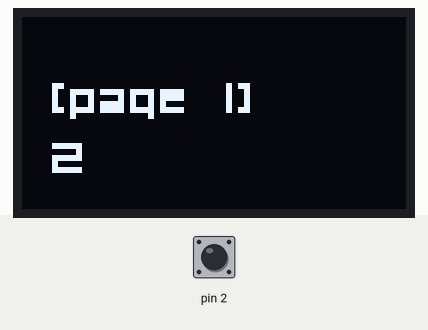
Simulated run of this sketch. Board: Teensy 4. Shown: 128×64 one-colour display. The test bench sets the inputs (shaded band); at power-on: pin 2 LOW. What the sketch prints to the serial monitor is not drawn.

Above: at 1.2 s.
1.3 s: pin 2 driven HIGH
4.0 s: pin 2 pulsed LOW 5 times (0.12 s each, 0.3 s apart)
At 5.1 s:
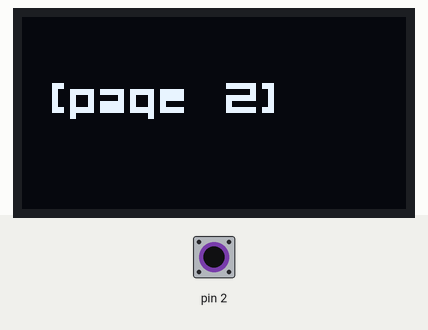
At 5.6 s:
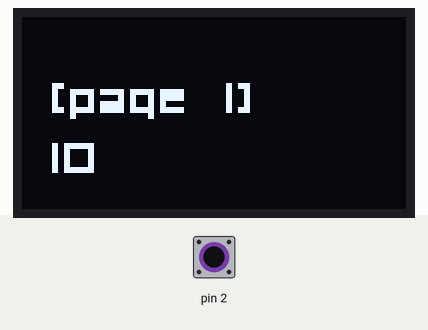
7.0 s: pin 2 pulsed LOW 2 times (0.12 s each, 0.3 s apart)
Timing chart, 0 to 10.0 s (numbered marks = the images above; inputs shaded):
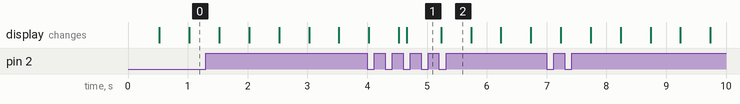

The sketch:

PageManager.ino
```cpp
#include "PageManager.h"
#include "Pages/IPage.h"

#include "Pages/Page1.h"
#include "Pages/Page2.h"

#include "./ButtonHandlers/PushButtonInput.h"

#include "display_wrapper.h"

IInputDevice *input;

PageManager pageManager;
Page1 page1;
Page2 page2;

void setup()
{
  Serial.begin(9600);
  Serial.println("Ready");

  input = new PushButtonInput(2);

  g_init_display();

  pageManager.registerPage(&page1);
  pageManager.registerPage(&page2);
}

void loop()
{
  input->update();

  if (input->hasEvent())
  {
    switch (input->getEvent())
    {
    case InputEvent::Click:
      Serial.println("Click");
      break;

    case InputEvent::DoubleClick:
      Serial.println("Double Click");
      pageManager.nextPage();
      break;

    case InputEvent::LongPress:
      Serial.println("Long Press");
      break;

    default:
      break;
    }
  }

  pageManager.run();
}
```

IInputDevice.h
```cpp
#pragma once

#include "InputEvent.h"

class IInputDevice
{
public:
    virtual void update() = 0;

    virtual bool hasEvent() = 0;

    virtual InputEvent getEvent() = 0;

    virtual ~IInputDevice() {}
};
```

InputEvent.h
```cpp
#pragma once

enum class InputEvent
{
    None,

    Click,
    DoubleClick,
    LongPress,

    RotateLeft,
    RotateRight
};
```

PushButtonInput.h
```cpp
#pragma once

#include <Arduino.h>

#include "IInputDevice.h"
#include "../helpers/IntervalTimer.h"

class PushButtonInput : public IInputDevice
{
private:
  uint8_t pin;

  bool currentState;
  bool lastState;

  bool waitingSecondClick;
  bool longPressTriggered;

  unsigned long pressStartTime;
  unsigned long firstClickTime;

  InputEvent pendingEvent;

  IntervalTimer debounceTimer;

  static const unsigned long LONG_PRESS_MS = 1000;
  static const unsigned long DOUBLE_CLICK_MS = 300;

public:
  PushButtonInput(uint8_t buttonPin)
      : pin(buttonPin),
        debounceTimer(50)
  {
    pinMode(pin, INPUT);

    currentState = digitalRead(pin);
    lastState = currentState;

    waitingSecondClick = false;
    longPressTriggered = false;

    pressStartTime = 0;
    firstClickTime = 0;

    pendingEvent = InputEvent::None;
  }

  void update() override
  {
    if (!debounceTimer.ready())
      return;

    currentState = digitalRead(pin);

    // Pressed
    if (lastState == LOW && currentState == HIGH)
    {
      pressStartTime = millis();
      longPressTriggered = false;
    }

    // Long press
    if (currentState == HIGH &&
        !longPressTriggered &&
        millis() - pressStartTime >= LONG_PRESS_MS)
    {
      pendingEvent = InputEvent::LongPress;

      longPressTriggered = true;
      waitingSecondClick = false;
    }

    // Released
    if (lastState == HIGH && currentState == LOW)
    {
      if (!longPressTriggered)
      {
        if (!waitingSecondClick)
        {
          waitingSecondClick = true;
          firstClickTime = millis();
        }
        else if (millis() - firstClickTime <= DOUBLE_CLICK_MS)
        {
          pendingEvent = InputEvent::DoubleClick;
          waitingSecondClick = false;
        }
      }
    }

    // Single click timeout
    if (waitingSecondClick &&
        millis() - firstClickTime > DOUBLE_CLICK_MS)
    {
      pendingEvent = InputEvent::Click;
      waitingSecondClick = false;
    }

    lastState = currentState;
  }

  bool hasEvent() override
  {
    return pendingEvent != InputEvent::None;
  }

  InputEvent getEvent() override
  {
    InputEvent event = pendingEvent;
    pendingEvent = InputEvent::None;
    return event;
  }
};
```

PageManager.h
```cpp
#pragma once

#include <Arduino.h>

#include "Pages/IPage.h"

class PageManager
{
private:
  static const uint8_t MAX_PAGES = 10;

  IPage *pages[MAX_PAGES];
  uint8_t pageCount;
  uint8_t currentPage;

public:
  PageManager()
  {
    pageCount = 0;
    currentPage = 0;
  }

  bool registerPage(IPage *page)
  {
    if (pageCount >= MAX_PAGES)
    {
      return false;
    }

    pages[pageCount] = page;
    pageCount++;

    return true;
  }

  void nextPage()
  {
    if (pageCount == 0)
    {
      return;
    }

    currentPage++;

    if (currentPage >= pageCount)
    {
      currentPage = 0;
    }
  }

  void run()
  {
    if (pageCount == 0)
    {
      return;
    }

    pages[currentPage]->run();
  }

  uint8_t getCurrentPage()
  {
    return currentPage;
  }

  uint8_t getPageCount()
  {
    return pageCount;
  }

  void setPage(uint8_t index)
  {
    if (index < pageCount)
    {
      currentPage = index;
    }
  }
};
```

IPage.h
```cpp
#pragma once

class IPage
{
  public:
    virtual void run(void) = 0;
    virtual ~IPage() {};
};
```

Page1.h
```cpp
#pragma once

#include <Arduino.h>

#include "./IPage.h"
#include "../helpers/IntervalTimer.h"
#include "../display_wrapper.h"

class Page1 : public IPage
{
private:
  bool printed;
  uint8_t counter;

  IntervalTimer counterTimer;

public:
  Page1(void)
      : counterTimer(500)
  {
    printed = false;
    counter = 0;
  }

  void run(void)
  {
    if (!printed)
    {
      Serial.println("[page1] hellow there only once...");
      printed = true;
    }

    if (counterTimer.ready())
    {
      addCounter();

      g_clear_display();

      g_show_text(10, 30, "[page 1]");
      g_show_number(10, 50, counter);

      g_update_display();
    }
  }

  void addCounter()
  {
    counter++;
    Serial.print("[page1] counter: ");
    Serial.println(counter);
  }

  void stop()
  {
    counterTimer.stop();
  }

  void start()
  {
    counterTimer.start();
  }
};
```

Page2.h
```cpp
#pragma once

#include <Arduino.h>

#include "./IPage.h"
#include "../helpers/IntervalTimer.h"
#include "../display_wrapper.h"

class Page2 : public IPage
{
private:
  IntervalTimer counterTimer;

public:
  Page2(void)
      : counterTimer(500)
  {
  }

  void run(void)
  {

    if (counterTimer.ready())
    {

      g_clear_display();

      g_show_text(10, 30, "[page 2]");

      g_update_display();
    }
  }
};
```

display_wrapper.h
```cpp
#ifndef DISPLAY_WRAPPER_H
#define DISPLAY_WRAPPER_H

#include "config.h"

// ====================================================================================
// == SECTION 1 : Library inclusion and object instantiation                         ==
// ====================================================================================

#if defined(USE_U8G2)
#include <U8g2lib.h>
// This constructor uses the board's default hardware I2C pins.
// - Arduino Nano/Uno: A4 (SDA), A5 (SCL)
// - ESP32: GPIO 21 (SDA), GPIO 22 (SCL)
U8G2_SSD1306_128X64_NONAME_F_HW_I2C display(U8G2_R0); // For Arduino Nano 128x64
// U8G2_SH1107_PIMORONI_128X128_F_HW_I2C display(U8G2_R0); // For ESP32 128x128

// To use custom pins (software I2C), use a constructor like this instead:
// U8G2_SSD1306_128X64_NONAME_F_SW_I2C display(U8G2_R0, /* SCL=*/ A5, /* SDA=*/ A4);

const int G_COLOR_WHITE = 1;
const int G_COLOR_BLACK = 0;

#elif defined(USE_ADAFRUIT_SSD1306)
#include <Wire.h>
#include <Adafruit_GFX.h>
#include <Adafruit_SSD1306.h>
#include <Fonts/Org_01.h>

// This constructor uses the board's default hardware I2C interface (&Wire).
// - Arduino Nano/Uno: A4 (SDA), A5 (SCL)
// - ESP32: GPIO 21 (SDA), GPIO 22 (SCL)
#define OLED_RESET -1
Adafruit_SSD1306 display(SCREEN_WIDTH, SCREEN_HEIGHT, &Wire, OLED_RESET);

// To use custom pins (software I2C), Adafruit libraries usually require specific constructors
// or bit-banging libraries, but Hardware I2C is recommended for performance.

const int G_COLOR_WHITE = SSD1306_WHITE;
const int G_COLOR_BLACK = SSD1306_BLACK;

#else
#error "No display library defined in config.h. Please choose one."
#endif

// ====================================================================================
// == SECTION 2 : Generic Wrapper Functions                                          ==
// ====================================================================================

inline void g_init_display()
{
#if defined(USE_U8G2)
    display.setI2CAddress(0x78);
    display.begin();
#elif defined(USE_ADAFRUIT_SSD1306)
    // [ESP32] Pour utiliser des pins personnalisés, décommentez et modifiez la ligne suivante :
    // Wire.begin(/*SDA=*/ 21, /*SCL=*/ 22);

    display.begin(SSD1306_SWITCHCAPVCC, 0x3C);

    display.ssd1306_command(SSD1306_SETCONTRAST);
    display.ssd1306_command(1);

    display.setFont(&Org_01);
    display.setTextSize(2);
#endif
}

inline void g_clear_display()
{
#if defined(USE_U8G2)
    display.clearBuffer();
#elif defined(USE_ADAFRUIT_SSD1306)
    display.clearDisplay();
#endif
}

inline void g_update_display()
{
#if defined(USE_U8G2)
    display.sendBuffer();
#elif defined(USE_ADAFRUIT_SSD1306)
    display.display();
#endif
}

inline void g_draw_filled_round_rect(int x, int y, int w, int h, int r, int color)
{
#if defined(USE_U8G2)
    display.setDrawColor(color);
    display.drawRBox(x, y, w, h, r);
#elif defined(USE_ADAFRUIT_SSD1306)
    display.fillRoundRect(x, y, w, h, r, color);
#endif
}

inline void g_draw_filled_triangle(int x0, int y0, int x1, int y1, int x2, int y2, int color)
{
#if defined(USE_U8G2)
    display.setDrawColor(color);
    display.drawTriangle(x0, y0, x1, y1, x2, y2);
#elif defined(USE_ADAFRUIT_SSD1306)
    display.fillTriangle(x0, y0, x1, y1, x2, y2, color);
#endif
}

inline void g_show_number(int x, int y, int number)
{
#if defined(USE_U8G2)

    display.setFont(u8g2_font_ncenB14_tr);
    display.setCursor(0, 24);
    display.print(number);

#elif defined(USE_ADAFRUIT_SSD1306)

    display.setTextColor(SSD1306_WHITE);
    display.setCursor(x, y);
    display.print(number);

#endif
}

inline void g_show_text(int x, int y, const char *text)
{
#if defined(USE_U8G2)

    display.setFont(u8g2_font_ncenB14_tr);
    display.setCursor(x, y);
    display.print(text);

#elif defined(USE_ADAFRUIT_SSD1306)

    display.setTextColor(SSD1306_WHITE);
    display.setCursor(x, y);
    display.print(text);

#endif
}

#endif
```

IntervalTimer.h
```cpp
#pragma once

#include <Arduino.h>

class IntervalTimer
{
private:
  unsigned long interval;
  unsigned long lastRunTime;
  bool active;

public:
  IntervalTimer(unsigned long intervalMs)
  {
    interval = intervalMs;
    lastRunTime = 0;
    active = true;
  }

  bool ready()
  {
    if (!active)
      return false;

    unsigned long now = millis();

    if (now - lastRunTime >= interval)
    {
      lastRunTime = now;
      return true;
    }

    return false;
  }

  void stop()
  {
    active = false;
  }

  void start()
  {
    active = true;
    lastRunTime = millis();
  }

  void reset()
  {
    lastRunTime = millis();
  }
};
```

config.h
```cpp
#ifndef CONFIG_H
#define CONFIG_H

// --- LIBRARY SELECTION ---
// Uncomment ONLY ONE of the following lines to choose your display driver.

// #define USE_U8G2
#define USE_ADAFRUIT_SSD1306

// --- Common Configuration ---
#define SCREEN_WIDTH 128
#define SCREEN_HEIGHT 64

#endif
```
